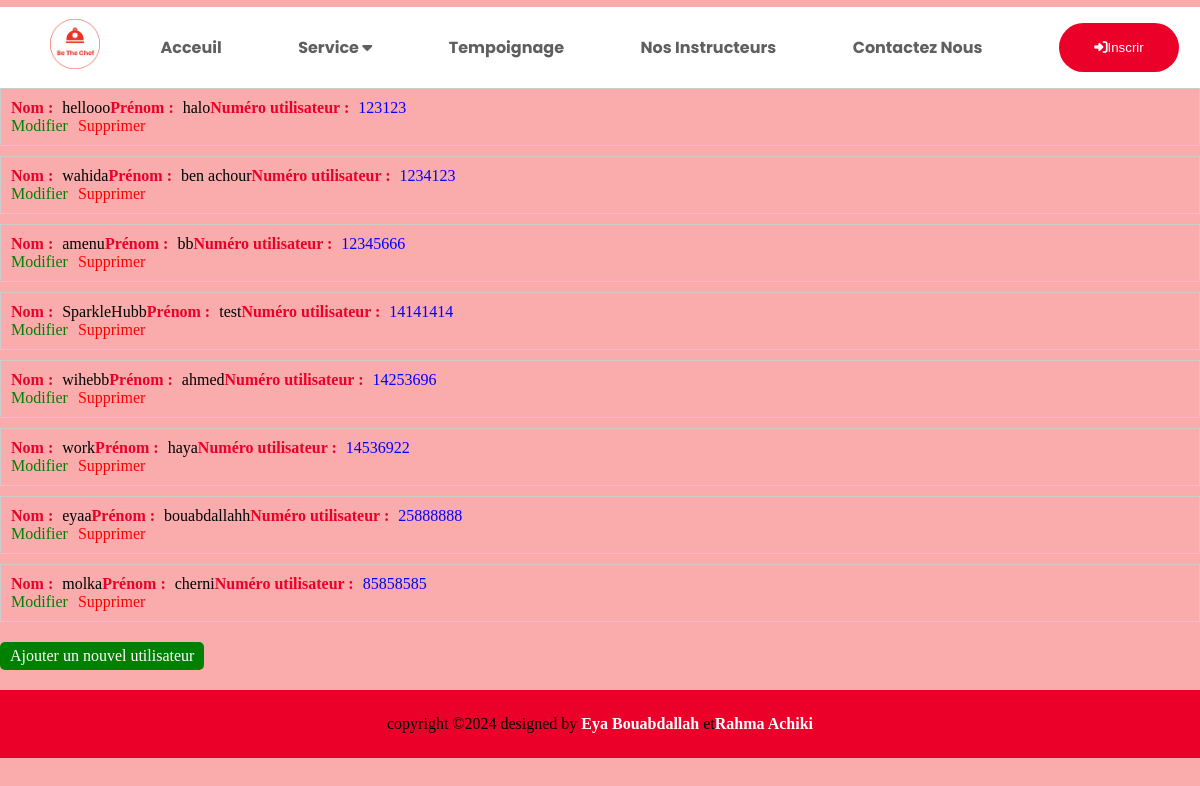
Screenshot of /index.php?controller=utilisateur&action=readAll (signed in) with the database file from the repository.
### tables this page shows
CREATE TABLE `utilisateur` (
  `id_user` int(8) NOT NULL,
  `nom` varchar(30) NOT NULL,
  `prenom` varchar(15) NOT NULL,
  `email` varchar(150) NOT NULL,
  `mdp` varchar(255) NOT NULL,
  `sexe` char(1) NOT NULL
);

### model/model.php (called while the page is built, shortened)
<?php
class Model{
    private static $pdo;
    public static function Init(){
		$host = Conf::getHostname();
		$dbname = Conf::getDatabase();
		$login = Conf::getLogin();
		$pass = Conf::getPassword();
		try{
			self::$pdo = new PDO("mysql:host=$host;dbname=$dbname",$login,$pass);
			} catch(PDOException $e) {
				die ($e->getMessage());
			}
	}
	public static function getAll(){
	    $SQL="SELECT * FROM ".static::$table;
		$rep = self::$pdo->query($SQL);
	    $rep->setFetchMode(PDO::FETCH_CLASS, 'Model'.ucfirst(static::$table));
		return $rep->fetchAll();
	}
}

### model/model_user.php (called while the page is built, shortened)
<?php
require_once ("model.php");
class ModelUtilisateur extends Model{
  private $id_user;
  private $nom;
  private $prenom;
 public function getId_User() {
       return $this->id_user;
  }
 public function getNom() {
       return $this->nom;
  }
  public function getPrenom() {
       return $this->prenom;
  }
}
?>

### view/utilisateur/viewReadAllUtilisateur.php (the view)
<?php
foreach ($tab_u as $u){
    echo "<div class='user-info'>";
    echo "<p> <span class='label'>Nom :</span> ".$u->getNom();
    echo "<span class='label'>Prénom :</span> ".$u->getPrenom();
    $id_user=$u->getId_User();
    echo "<span class='label'>Numéro utilisateur :</span>
        <a class='user-link' href='index.php?controller=utilisateur&action=read&id_user=$id_user'>$id_user</a></p>";
    echo "<div class='action-links'>";
    echo "<a class='update-link' href='index.php?controller=utilisateur&action=update&id_user=$id_user'>Modifier</a>";
    echo "<a class='delete-link' href='index.php?controller=utilisateur&action=delete&id_user=$id_user'>Supprimer</a>";
    echo "</div>";
    echo "</div>";
}
?>
<div class='add'>
    <a class='add-link' href='index.php?controller=utilisateur&action=create'>Ajouter un nouvel utilisateur</a>
</div>

### css/acceuil.css (style rules this page uses)
* { border: 0; margin: 0; box-sizing: border-box; }

### css/register.css (style rules this page uses)
* { border: 0; margin: 0; box-sizing: border-box; }

### css/etudiant/etudiant.css (style rules this page uses)
* { border: 0; margin: 0; box-sizing: border-box; }
span { color: #EB0029; }

### css/login.css (style rules this page uses)
* { border: 0; margin: 0; box-sizing: border-box; }

### css/recette.css (style rules this page uses)
* { border: 0; margin: 0; box-sizing: border-box; }
body { background-color:#faabab; }

### css/list/list.css (style rules this page uses)
.user-info { border: 1px solid #ccc; padding: 10px; margin-bottom: 10px; }
.user-info p { margin: 0; }
.user-info .label { font-weight: bold; margin-right: 5px; }
.user-link { text-decoration: none; color: blue; }
.action-links a { text-decoration: none; margin-right: 10px; }
.update-link { color: green; }
.delete-link { color: red; }
.add-link { text-decoration: none; color: white; background-color: green; padding: 5px 10px; border-radius: 5px; display: inline-block; margin-top: 10px; }

### css/formation/formation.css (style rules this page uses)
* { border: 0; margin: 0; box-sizing: border-box; }

### rows the page displays
utilisateur: nom "hellooo", prenom "halo", id_user "123123"
utilisateur: nom "wahida", prenom "ben achour", id_user "1234123"
utilisateur: nom "amenu", prenom "bb", id_user "12345666"
utilisateur: nom "SparkleHubb", prenom "test", id_user "14141414"
utilisateur: nom "wihebb", prenom "ahmed", id_user "14253696"
utilisateur: nom "work", prenom "haya", id_user "14536922"
utilisateur: nom "eyaa", prenom "bouabdallahh", id_user "25888888"
utilisateur: nom "molka", prenom "cherni", id_user "85858585"
